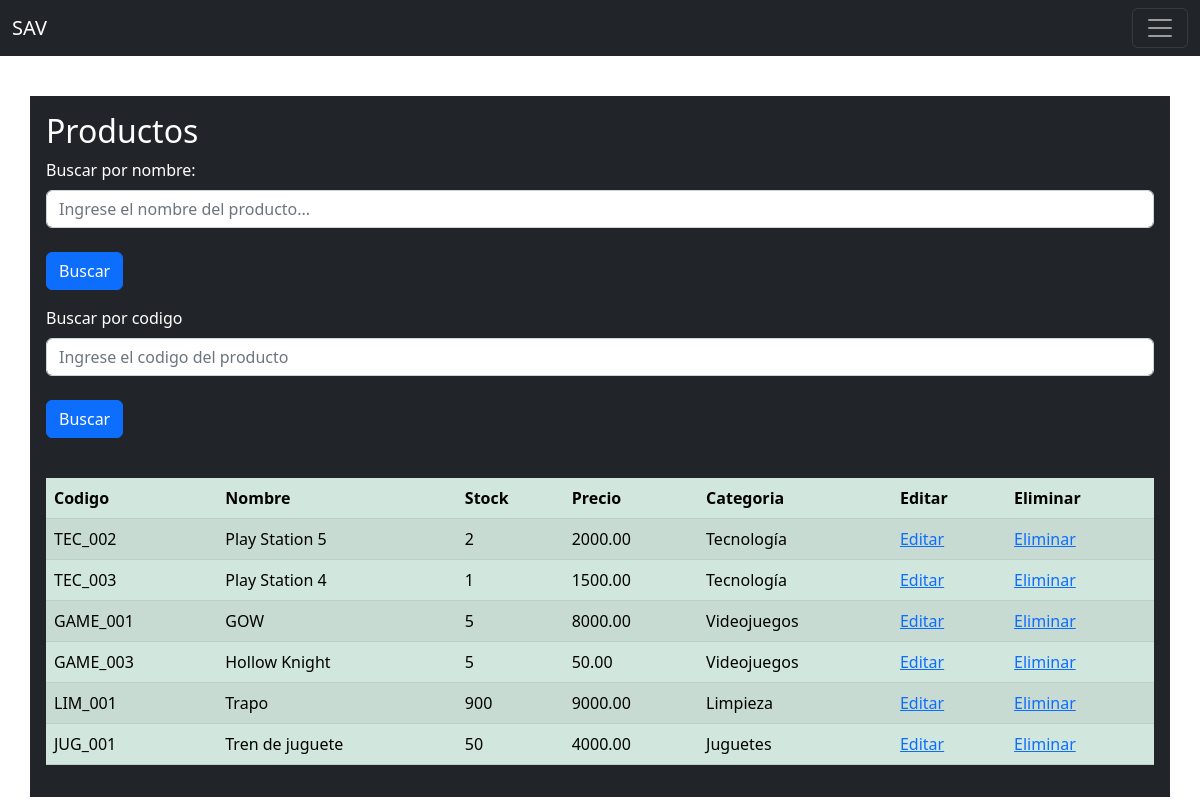
The app's page /productos/ (signed in) with its own data.
### ventas/models.py (models this page shows, shortened)
class Producto(models.Model):
    codigo = models.CharField(primary_key=True, unique=True, max_length=8)
    nombre = models.CharField(max_length=50)
    stock = models.IntegerField()
    precio = models.DecimalField(decimal_places=2, max_digits=6)
    categoria = models.ForeignKey(Categoria, on_delete=models.SET_NULL, null=True)

class Categoria(models.Model):
    nombre = models.CharField(max_length=50, null=True)
    identificador = models.CharField(max_length=6, default='ANOTHER')
    descripcion = models.CharField(max_length=50, null=True)
    def __str__(self):
        return f'{self.nombre}'

### ventas/views.py (the view)
# urls.py: path("productos/", verProductos, name='productos'),
@login_required
def verProductos(request):
    buscar = request.GET.get('buscar')
    resultados = Producto.objects.all()
    if buscar:
        resultados = Producto.objects.filter(nombre__contains=buscar)
        return render(request, 'productos/ver.html', {'resultados': resultados})
    else:
        return render(request, 'productos/ver.html', {'resultados': resultados})

### ventas/templates/productos/ver.html (shortened to what this page needs)
<!DOCTYPE html>
<html lang="en">
<head>
</head>
<body>
    {% extends 'base.html' %}
    {% block content %}
    <br><br><br>
    <div class="container-sm text-bg-dark p-3">
        <div class="col-md-auto">
            <h2>Productos</h2>
            <div>
                <div>
                    <form action="{% url 'productos' %}" method="get">
                        <div>
                            <label for="buscar" class="form-label">Buscar por nombre: </label>
                            <input class="form-control" type="serch" name="buscar" id="buscar"
                                placeholder="Ingrese el nombre del producto..."><br>
                                <div class="col-auto">
                                    <button class="btn btn-primary mb-3" type="submit">Buscar</button>
                                </div>
                        </div>
                    </form>
                    <form action="{% url 'buscar_codigo' %}" method="get" class="row g-3">
                        <div>
                            <label for="buscar_codigo" class="form-label">Buscar por codigo</label>
                            <input class="form-control" type="serch" name="buscar_codigo" id="buscar_codigo"
                                placeholder="Ingrese el codigo del producto"><br>
                            <div class="col-auto">
                                <button class="btn btn-primary mb-3" type="submit">Buscar</button>
                            </div>
                        </div>
                    </form>
                </div>
            </div><br>
            <div>
                <div>
                    <table class="table table-success table-striped">
                        <thead>
                            <tr>
                                <th>Codigo</th>
                                <th>Nombre</th>
                                <th>Stock</th>
                                <th>Precio</th>
                                <th>Categoria</th>
                                <th>Editar</th>
                                <th>Eliminar</th>
                            </tr>
                        </thead>
                        <tbody>
                            {% for resultado in resultados %}
                            <tr>
                                <td>{{resultado.codigo}}</td>
                                <td>{{resultado.nombre}}</td>
                                <td>{{resultado.stock}}</td>
                                <td>{{resultado.precio}}</td>
                                <td>{{resultado.categoria}}</td>
                                <td><a href="{% url 'editar_producto' resultado.codigo %}">Editar</a></td>
                                <td><a href="{% url 'eliminar_producto' resultado.codigo %}">Eliminar</a></td>
                            </tr>
                            {% endfor %}
                        </tbody>
                    </table>
                </div>
            </div>
        </div>
    </div>
    {% endblock %}

### webapp/templates/base.html (shortened to what this page needs)
<!DOCTYPE html>
<html lang="en">
<head>
    <link href="https://cdn.jsdelivr.net/npm/bootstrap@5.2.3/dist/css/bootstrap.min.css" rel="stylesheet"
>
</head>
<body>
    <nav class="navbar navbar-dark bg-dark fixed-top">
        <div class="container-fluid">
            <a class="navbar-brand" href="">SAV</a>
            <button class="navbar-toggler" type="button" data-bs-toggle="offcanvas"
                data-bs-target="#offcanvasDarkNavbar" aria-controls="offcanvasDarkNavbar">
                <span class="navbar-toggler-icon"></span>
            </button>
        </div>
    </nav><br>
    <div class="content">
        {% block content %}
        {% endblock %}
    </div>
</body>
</html>

### records on screen
Producto: codigo "TEC_002", nombre "Play Station 5", stock "2", precio "2000.00", categoria "Tecnología"
Producto: codigo "TEC_003", nombre "Play Station 4", stock "1", precio "1500.00", categoria "Tecnología"
Producto: codigo "GAME_001", nombre "GOW", stock "5", precio "8000.00", categoria "Videojuegos"
Producto: codigo "GAME_003", nombre "Hollow Knight", stock "5", precio "50.00", categoria "Videojuegos"
Producto: codigo "LIM_001", nombre "Trapo", stock "900", precio "9000.00", categoria "Limpieza"
Producto: codigo "JUG_001", nombre "Tren de juguete", stock "50", precio "4000.00", categoria "Juguetes"
